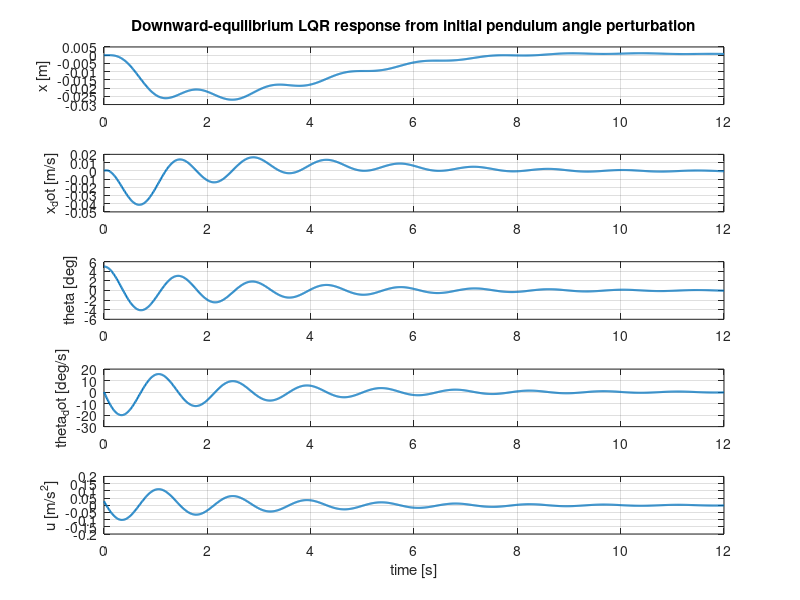
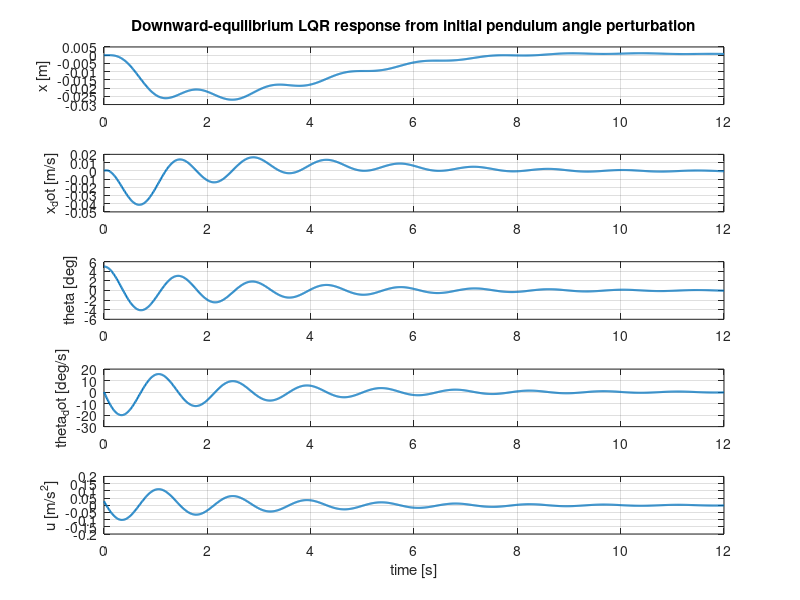

MATLAB code for these plots, in order:
%% First-pass LQR model for the downward pendulum on a linear actuator
%
% This script mirrors lqr_first_pass.m, but linearizes around the stable
% hanging-down equilibrium instead of the upright equilibrium.
%
% The actuator input is idealized as commanded cart acceleration:
%
%   u = x_ddot
%
% State vector:
%
%   X = [x; x_dot; theta; theta_dot]
%
% where theta = 0 is the downward hanging equilibrium.
%
% This controller is useful for early bench tests where the pendulum starts
% hanging down and small perturbations should be damped out. It is not the
% inverted-pendulum balance controller.

clear; clc; close all;

%% Physical parameters

g = 9.81;      % gravity [m/s^2]
l = 0.510;    % pivot to rough bob center of mass [m]

%% Linearized open-loop model about the downward equilibrium
%
% Compared with the upright linearization, the gravity stiffness changes
% sign. With theta measured from downward, gravity is restoring:
%
%   theta_ddot = -(g/l) theta - (1/l) u

A = [0 1    0    0;
     0 0    0    0;
     0 0    0    1;
     0 0 -g/l    0];

B = [0;
     1;
     0;
    -1/l];

%% LQR weights
%
% Since the downward equilibrium is already stable, these weights are
% deliberately gentler than the upright first pass. Increase q_theta or
% q_theta_dot if the controller should damp pendulum motion more strongly.
% Increase q_x or q_x_dot to keep the actuator closer to center. Increase R
% to reduce commanded actuator acceleration.

q_x = 1;
q_x_dot = 0.1;
q_theta = 5;
q_theta_dot = 1;

Q = diag([q_x, q_x_dot, q_theta, q_theta_dot]);
R = 10;

%% Compute LQR gain and closed-loop dynamics

K = lqr(A, B, Q, R);
Acl = A - B*K;

disp('Downward LQR gain K:');
disp(K);

disp('Closed-loop eigenvalues:');
disp(eig(Acl));

%% Simulate response from an initial downward-angle perturbation

theta0_deg = 5;
X0 = [0;                   % initial cart position [m]
      0;                   % initial cart velocity [m/s]
      deg2rad(theta0_deg); % initial pendulum angle from downward [rad]
      0];                  % initial pendulum angular velocity [rad/s]

t_final = 12;
t = linspace(0, t_final, 1200);

sys_cl = ss(Acl, zeros(4, 1), eye(4), zeros(4, 1));
[~, t_out, X] = initial(sys_cl, X0, t);

u = -(K * X.').';

%% Plot states and input

make_plots = true;

if make_plots
figure('Name', 'First-pass downward pendulum LQR response');

subplot(5, 1, 1);
plot(t_out, X(:, 1), 'LineWidth', 1.5);
grid on;
ylabel('x [m]');
title('Downward-equilibrium LQR response from initial pendulum angle perturbation');

subplot(5, 1, 2);
plot(t_out, X(:, 2), 'LineWidth', 1.5);
grid on;
ylabel('x_dot [m/s]');

subplot(5, 1, 3);
plot(t_out, rad2deg(X(:, 3)), 'LineWidth', 1.5);
grid on;
ylabel('theta [deg]');

subplot(5, 1, 4);
plot(t_out, rad2deg(X(:, 4)), 'LineWidth', 1.5);
grid on;
ylabel('theta_dot [deg/s]');

subplot(5, 1, 5);
plot(t_out, u, 'LineWidth', 1.5);
grid on;
ylabel('u [m/s^2]');
xlabel('time [s]');

savefig('LQR_downward_closed_loop_response.fig');
exportgraphics(gcf, 'LQR_downward_closed_loop_response.png', 'Resolution', 150);
end

fprintf('Peak commanded acceleration: %.3f m/s^2\n', max(abs(u)));
fprintf('Peak cart displacement: %.3f m\n', max(abs(X(:, 1))));
